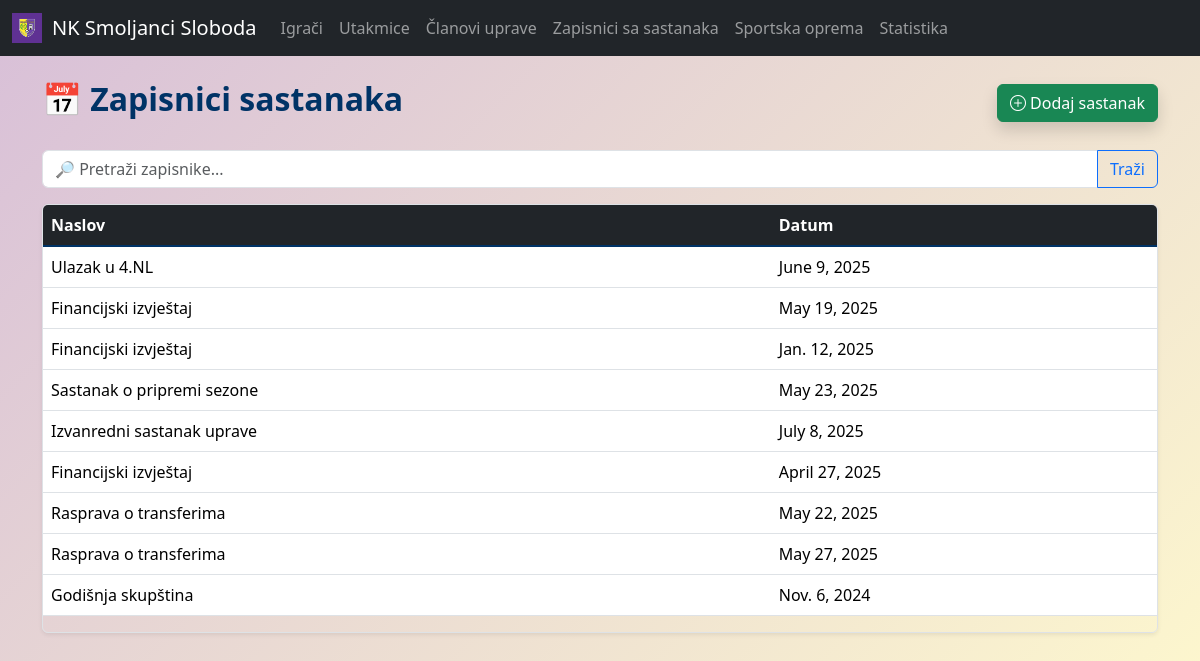
Screenshot of /meetings/ with the database file from the repository.
### main/models.py (models this page shows, shortened)
class Meeting(models.Model):
    date = models.DateField()
    title = models.CharField(max_length=200)
    notes = models.TextField()
    attendees = models.ManyToManyField(StaffMember, related_name='meetings_attended')

### main/views.py (the view)
# urls.py: path('meetings/', views.meeting_list, name='meeting-list'),
def meeting_list(request):
    query = request.GET.get("q", "")
    meetings = Meeting.objects.all()
    if query:
        meetings = meetings.filter(
            Q(title__icontains=query) | Q(notes__icontains=query)
        )
    return render(request, 'main/meeting/meeting_list.html', {'meetings': meetings})

### templates/main/meeting/meeting_list.html (shortened to what this page needs)
{% extends 'main/base.html' %}
{% block content %}
<div class="container my-4">
  <div class="d-flex justify-content-between align-items-center mb-4">
    <h2 class="fw-bold">📅 Zapisnici sastanaka</h2>
    <a class="btn btn-success shadow" href="{% url 'main:meeting_create' %}">
      <i class="bi bi-plus-circle"></i> Dodaj sastanak
    </a>
  </div>
  <form method="get" class="mb-3">
    <div class="input-group">
      <input
        type="text"
        name="q"
        class="form-control"
        placeholder="🔎 Pretraži zapisnike..."
        value="{{ request.GET.q }}"
      />
      <button class="btn btn-outline-primary" type="submit">Traži</button>
    </div>
  </form>
  <div class="table-responsive shadow-sm rounded border">
    <table class="table table-hover align-middle">
      <thead class="table-dark">
        <tr>
          <th>Naslov</th>
          <th>Datum</th>
        </tr>
      </thead>
      <tbody class="table-group-divider">
        {% for meeting in meetings %}
        <tr
          class="table-row-clickable"
          data-href="{% url 'main:meeting_detail' meeting.id %}"
        >
          <td>{{ meeting.title }}</td>
          <td>{{ meeting.date }}</td>
        </tr>
        {% empty %}
        <tr>
          <td colspan="2" class="text-center text-muted py-4">
            Nema zapisa sastanaka. 🗒️
          </td>
        </tr>
        {% endfor %}
      </tbody>
    </table>
  </div>
</div>
{% endblock %}

### templates/main/base.html (style rules this page uses)
html, body { height: 100%; margin: 0; background: linear-gradient(135deg, #d8bfd8, #fffacd); background-repeat: no-repeat; background-size: cover; background-attachment: fixed; font-family: "Segoe UI", Tahoma, Geneva, Verdana, sans-serif; color: #003366; }

### rows the page displays
Meeting: title "Ulazak u 4.NL", date "June 9, 2025"
Meeting: title "Financijski izvještaj", date "May 19, 2025"
Meeting: title "Financijski izvještaj", date "Jan. 12, 2025"
Meeting: title "Sastanak o pripremi sezone", date "May 23, 2025"
Meeting: title "Izvanredni sastanak uprave", date "July 8, 2025"
Meeting: title "Financijski izvještaj", date "April 27, 2025"
Meeting: title "Rasprava o transferima", date "May 22, 2025"
Meeting: title "Rasprava o transferima", date "May 27, 2025"
Meeting: title "Godišnja skupština", date "Nov. 6, 2024"
